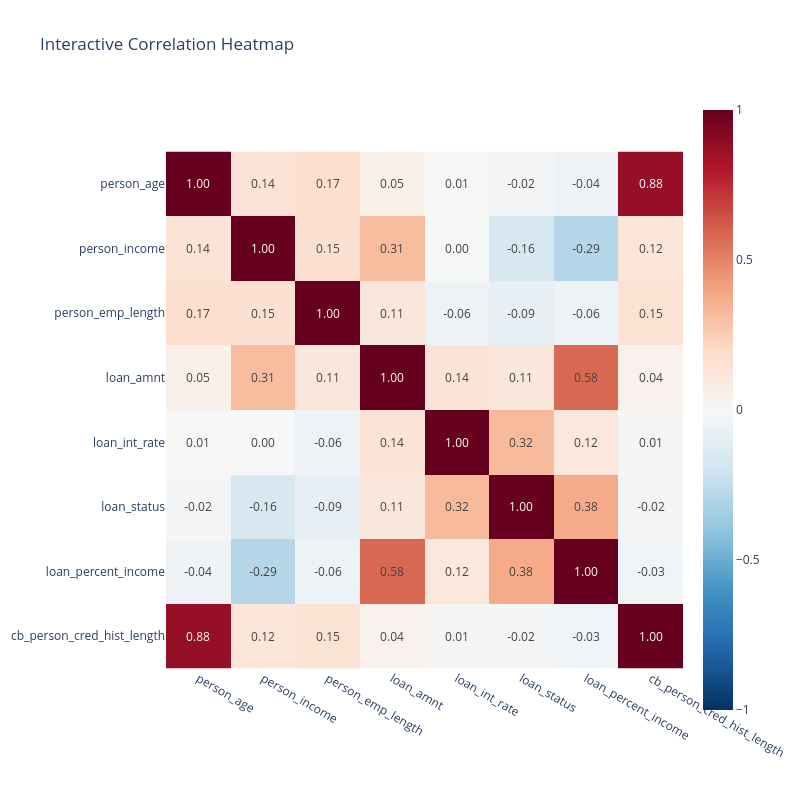

Here is the notebook cell this chart was saved with:
### Markdown cell above
### 🔍 Understanding the Correlation Heatmap
The heatmap uses the **Pearson Correlation Coefficient** (r) to show how numerical variables relate to each other:

- **Magnitude (|r|)**: The closer to **1** or **-1**, the stronger the relationship. **0** means no linear relationship.
- **Positive Correlation (0 to 1)**: Variables move in the same direction. (e.g., Higher Income → Higher Loan Amount).
- **Negative Correlation (-1 to 0)**: Variables move in opposite directions. (e.g., Higher Loan Grade → Lower Default Rate).

> [!IMPORTANT]
> - **Strong Predictors**: Look for features with high correlation to `loan_status`.
> - **Multicollinearity**: If two features have a correlation > 0.8, they might be redundant.

### Code cell
# Interactive Correlation Heatmap
numerical_df = df.select_dtypes(include=['float64', 'int64'])
corr_matrix = numerical_df.corr()

fig = px.imshow(corr_matrix, text_auto='.2f', 
                title='Interactive Correlation Heatmap',
                color_continuous_scale='RdBu_r', range_color=[-1, 1])
fig.update_layout(width=800, height=800)
fig.show()

### Figure 1 — Plotly figure (JSON) as saved in the notebook; plotly's stock layout.template omitted (floating-point values rounded to 4 significant figures)
{"data": [{"coloraxis": "coloraxis", "hovertemplate": "x: %{x}<br>y: %{y}<br>color: %{z}<extra></extra>", "name": "0", "texttemplate": "%{z:.2f}", "type": "heatmap", "x": ["person_age", "person_income", "person_emp_length", "loan_amnt", "loan_int_rate", "loan_status", "loan_percent_income", "cb_person_cred_hist_length"], "xaxis": "x", "y": ["person_age", "person_income", "person_emp_length", "loan_amnt", "loan_int_rate", "loan_status", "loan_percent_income", "cb_person_cred_hist_length"], "yaxis": "y", "z": [[1.0, 0.1421, 0.1732, 0.05247, 0.009772, -0.02199, -0.0407, 0.8785], [0.1421, 1.0, 0.1547, 0.3147, -0.003517, -0.1641, -0.2934, 0.1245], [0.1732, 0.1547, 1.0, 0.111, -0.05541, -0.08598, -0.05853, 0.1496], [0.05247, 0.3147, 0.111, 1.0, 0.1385, 0.1122, 0.577, 0.04278], [0.009772, -0.003517, -0.05541, 0.1385, 1.0, 0.3232, 0.1174, 0.01444], [-0.02199, -0.1641, -0.08598, 0.1122, 0.3232, 1.0, 0.3798, -0.01675], [-0.0407, -0.2934, -0.05853, 0.577, 0.1174, 0.3798, 1.0, -0.03085], [0.8785, 0.1245, 0.1496, 0.04278, 0.01444, -0.01675, -0.03085, 1.0]]}], "layout": {"coloraxis": {"cmax": 1, "cmin": -1, "colorscale": [[0, "rgb(5,48,97)"], [0.1, "rgb(33,102,172)"], [0.2, "rgb(67,147,195)"], [0.3, "rgb(146,197,222)"], [0.4, "rgb(209,229,240)"], [0.5, "rgb(247,247,247)"], [0.6, "rgb(253,219,199)"], [0.7, "rgb(244,165,130)"], [0.8, "rgb(214,96,77)"], [0.9, "rgb(178,24,43)"], [1, "rgb(103,0,31)"]]}, "height": 800, "title": {"text": "Interactive Correlation Heatmap"}, "width": 800, "xaxis": {"anchor": "y", "constrain": "domain", "domain": [0, 1], "scaleanchor": "y"}, "yaxis": {"anchor": "x", "autorange": "reversed", "constrain": "domain", "domain": [0, 1]}}}
